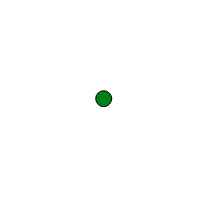
Frame 1 (no input)
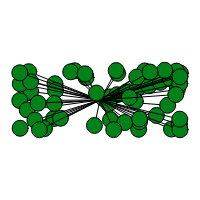
Frame 60 (no input)
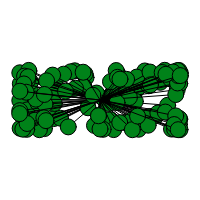
Frame 120 (the mouse pressed at the canvas centre since frame 60)

The p5.js sketch that drew these frames (run headless with seeded random() and noise() and a simulated clock; from frame 60 on, the mouse is pressed at the canvas centre):

// p5.js sketch
// ── sketch.js
class Oscillator {
    constructor ()  {
        this.angle = createVector()
        this.velocity = createVector(random(-0.05,0.05), random(-0.05,0.05))
        this.acceleration = createVector(random(0.05,-0.05),random(0.05,-0.05))
        this.amplitude = createVector(random(width/2),random(height/2))


    }

    oscillate() {
        this.velocity.add(this.acceleration)
        this.angle.add(this.velocity)
    }

    display() {
        let x = sin (this.angle.x)*this.amplitude.x
        let y = sin (this.angle.y)*this.amplitude.y

        push () 
        translate (width/2, height/2)
        stroke (0)
        fill (0,130,25)
        line (0,0,x,y)

        ellipse(x,y,16,16)
        pop ()

 
    }
}

let oscillator

function setup () {
    createCanvas (200,200)
    background(255)

    oscillator = new Oscillator ()
}

function draw () {
    oscillator.oscillate()
    oscillator.display()
}
